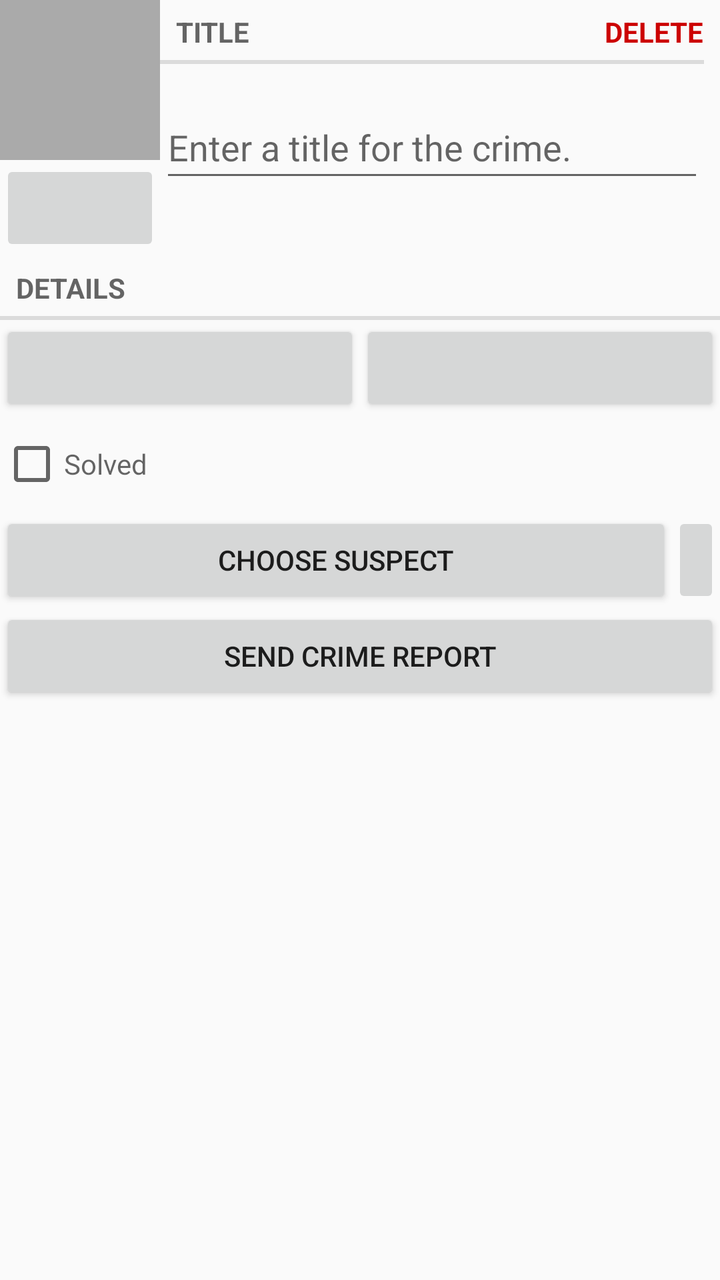
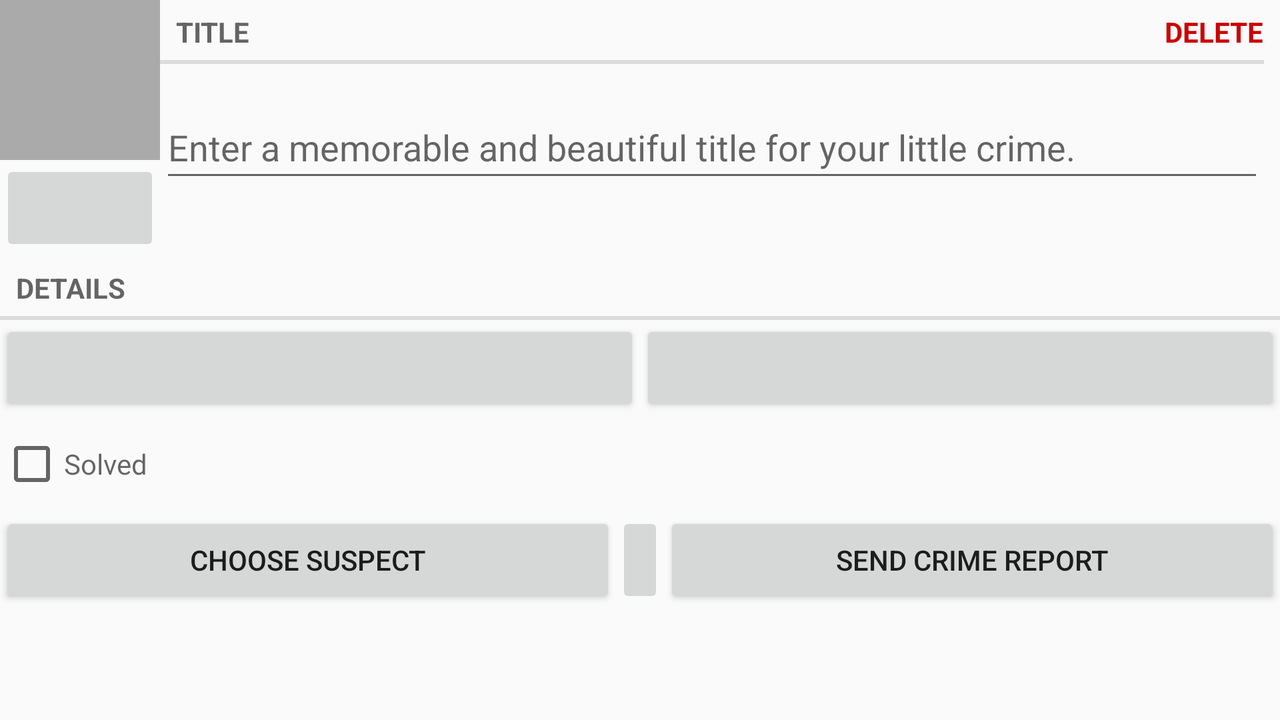

One screen, two layout resources from the same app: the default and the author's alternative for another configuration. Each is rendered where Android would select it; the XML of both is given below.
<!-- AndroidManifest.xml: application theme AppTheme -->
<!-- res/layout/fragment_crime.xml -->
<?xml version="1.0" encoding="utf-8"?>
<LinearLayout xmlns:android="http://schemas.android.com/apk/res/android"
    xmlns:app="http://schemas.android.com/apk/res-auto"
    xmlns:tools="http://schemas.android.com/tools"
    android:layout_width="match_parent"
    android:layout_height="wrap_content"
    android:layout_margin="16dp"
    android:orientation="vertical">

    <LinearLayout
        android:layout_width="match_parent"
        android:layout_height="wrap_content"
        android:orientation="horizontal">

        <LinearLayout
            android:layout_width="wrap_content"
            android:layout_height="wrap_content"
            android:orientation="vertical">

            <ImageView
                android:id="@+id/crime_photo"
                android:layout_width="80dp"
                android:layout_height="80dp"
                android:scaleType="centerInside"
                android:cropToPadding="true"
                android:background="@android:color/darker_gray"
                android:focusable="true"
                android:contentDescription="@string/crime_photo_no_image_description"
                />

            <ImageButton
                android:id="@+id/crime_camera"
                android:layout_width="match_parent"
                android:layout_height="wrap_content"
                android:minHeight="48dp"
                android:src="@drawable/ic_menu_camera"
                android:contentDescription="@string/crime_photo_button_description"
                />

        </LinearLayout>

        <LinearLayout
            android:layout_width="match_parent"
            android:layout_height="wrap_content"
            android:layout_marginEnd="8dp"
            android:orientation="vertical">

        <androidx.constraintlayout.widget.ConstraintLayout
            android:id="@+id/constraintLayout"
            android:layout_width="match_parent"
            android:layout_height="wrap_content"
            android:minHeight="48dp">

            <TextView
                android:id="@+id/title_text_view"
                style="?android:listSeparatorTextViewStyle"
                android:layout_width="0dp"
                android:layout_height="wrap_content"
                android:text="@string/crime_title_label"
                app:layout_constraintEnd_toStartOf="@id/delete_text_view"
                app:layout_constraintStart_toStartOf="parent"
                app:layout_constraintTop_toTopOf="parent"
                android:labelFor="@+id/crime_title"
                />

            <TextView
                android:id="@+id/delete_text_view"
                style="?android:listSeparatorTextViewStyle"
                android:layout_width="wrap_content"
                android:layout_height="match_parent"
                android:gravity="center"
                android:text="@string/crime_delete"
                android:textColor="@android:color/holo_red_dark"
                android:textStyle="bold"
                app:layout_constraintEnd_toEndOf="parent"
                app:layout_constraintStart_toEndOf="@+id/title_text_view"
                app:layout_constraintTop_toTopOf="parent" />

        </androidx.constraintlayout.widget.ConstraintLayout>

        <EditText
            android:id="@id/crime_title"
            android:layout_width="match_parent"
            android:layout_height="wrap_content"
            android:minHeight="48dp"
            android:hint="@string/crime_title_hint"
            android:inputType="text"
            android:importantForAutofill="no"
            tools:ignore="LabelFor" />

        </LinearLayout>
    </LinearLayout>

    <TextView
        style="?android:listSeparatorTextViewStyle"
        android:layout_width="match_parent"
        android:layout_height="wrap_content"
        android:text="@string/crime_details_label" />

    <androidx.constraintlayout.widget.ConstraintLayout
        android:layout_width="match_parent"
        android:layout_height="wrap_content"
        android:orientation="horizontal">

        <Button
            android:id="@+id/crime_date"
            android:layout_width="0dp"
            android:layout_height="wrap_content"
            app:layout_constraintStart_toStartOf="parent"
            app:layout_constraintEnd_toStartOf="@id/crime_time"
            app:layout_constraintTop_toTopOf="parent"
            app:layout_constraintBottom_toBottomOf="parent"
            />

        <Button
            android:id="@+id/crime_time"
            android:layout_width="0dp"
            android:layout_height="0dp"
            app:layout_constraintStart_toEndOf="@id/crime_date"
            app:layout_constraintEnd_toEndOf="parent"
            app:layout_constraintTop_toTopOf="@id/crime_date"
            app:layout_constraintBottom_toBottomOf="@id/crime_date"
            />

    </androidx.constraintlayout.widget.ConstraintLayout>

    <CheckBox
        android:id="@+id/crime_solved"
        android:layout_width="match_parent"
        android:layout_height="wrap_content"
        android:minHeight="48dp"
        android:hint="@string/crime_solved_label"/>

    <androidx.constraintlayout.widget.ConstraintLayout
        android:layout_width="match_parent"
        android:layout_height="wrap_content">

        <Button
            android:id="@+id/choose_suspect"
            android:layout_width="0dp"
            android:layout_height="wrap_content"
            android:text="@string/crime_suspect_text"
            app:layout_constraintEnd_toStartOf="@id/call_suspect"
            app:layout_constraintStart_toStartOf="parent"
            app:layout_constraintTop_toTopOf="parent"
            app:layout_constraintBottom_toBottomOf="parent"
            />

        <ImageButton
            android:id="@+id/call_suspect"
            android:layout_width="wrap_content"
            android:layout_height="0dp"
            android:src="@drawable/ic_phone_button"
            app:layout_constraintEnd_toEndOf="parent"
            app:layout_constraintStart_toEndOf="@id/choose_suspect"
            app:layout_constraintTop_toTopOf="parent"
            app:layout_constraintBottom_toBottomOf="parent"
            android:contentDescription="@string/crime_suspect_call_desc" />

    </androidx.constraintlayout.widget.ConstraintLayout>

    <Button
        android:id="@+id/crime_report"
        android:layout_width="match_parent"
        android:layout_height="wrap_content"
        android:text="@string/crime_report_text"/>

</LinearLayout>
<!-- resources referenced by this layout -->
<resources>
  <string name="crime_delete">Delete</string>
  <string name="crime_details_label">Details</string>
  <string name="crime_photo_button_description">Take a photo of the crime scene</string>
  <string name="crime_photo_no_image_description">Crime scene photo (not set)</string>
  <string name="crime_report_text">Send Crime Report</string>
  <string name="crime_solved_label">Solved</string>
  <string name="crime_suspect_call_desc">Call suspect</string>
  <string name="crime_suspect_text">Choose suspect</string>
  <string name="crime_title_hint">Enter a title for the crime.</string>
  <string name="crime_title_label">Title</string>
  <style name="AppTheme" parent="Theme.AppCompat.Light.DarkActionBar">
          
          <item name="colorPrimary">@color/colorPrimary</item>
          <item name="colorPrimaryDark">@color/colorPrimaryDark</item>
          <item name="colorAccent">@color/colorAccent</item>
      </style>
  <color name="colorPrimary">#008577</color>
  <color name="colorPrimaryDark">#00574B</color>
  <color name="colorAccent">#D81B60</color>
</resources>
<!-- res/layout-land/fragment_crime.xml (the author's variant of the layout above) -->
<!-- drawn on the phone turned sideways -->
<?xml version="1.0" encoding="utf-8"?>
<ScrollView xmlns:android="http://schemas.android.com/apk/res/android"
    xmlns:app="http://schemas.android.com/apk/res-auto"
    android:layout_width="match_parent"
    android:layout_height="wrap_content"
    android:layout_margin="16dp">

    <LinearLayout
        android:layout_width="match_parent"
        android:layout_height="wrap_content"
        android:orientation="vertical">

        <LinearLayout
            android:layout_width="match_parent"
            android:layout_height="wrap_content"
            android:orientation="horizontal">

            <LinearLayout
                android:layout_width="wrap_content"
                android:layout_height="wrap_content"
                android:orientation="vertical">

                <ImageView
                    android:id="@+id/crime_photo"
                    android:layout_width="80dp"
                    android:layout_height="80dp"
                    android:scaleType="centerInside"
                    android:cropToPadding="true"
                    android:background="@android:color/darker_gray"
                    android:focusable="true"
                    android:contentDescription="@string/crime_photo_no_image_description"
                    />

                <ImageButton
                    android:id="@+id/crime_camera"
                    android:layout_width="match_parent"
                    android:layout_height="wrap_content"
                    android:minHeight="48dp"
                    android:src="@drawable/ic_menu_camera"
                    android:contentDescription="@string/crime_photo_button_description"
                    />

            </LinearLayout>

            <LinearLayout
                android:layout_width="match_parent"
                android:layout_height="wrap_content"
                android:layout_marginEnd="8dp"
                android:orientation="vertical">

                <androidx.constraintlayout.widget.ConstraintLayout
                    android:id="@+id/constraintLayout"
                    android:layout_width="match_parent"
                    android:layout_height="wrap_content"
                    android:minHeight="48dp"
                    >

                    <TextView
                        android:id="@+id/title_text_view"
                        style="?android:listSeparatorTextViewStyle"
                        android:layout_width="0dp"
                        android:layout_height="wrap_content"
                        android:text="@string/crime_title_label"
                        app:layout_constraintEnd_toStartOf="@id/delete_text_view"
                        app:layout_constraintStart_toStartOf="parent"
                        app:layout_constraintTop_toTopOf="parent" />

                    <TextView
                        android:id="@+id/delete_text_view"
                        style="?android:listSeparatorTextViewStyle"
                        android:layout_width="wrap_content"
                        android:layout_height="match_parent"
                        android:gravity="center"
                        android:text="@string/crime_delete"
                        android:textColor="@android:color/holo_red_dark"
                        android:textStyle="bold"
                        app:layout_constraintEnd_toEndOf="parent"
                        app:layout_constraintStart_toEndOf="@+id/title_text_view"
                        app:layout_constraintTop_toTopOf="parent" />

                </androidx.constraintlayout.widget.ConstraintLayout>

                <EditText
                    android:id="@+id/crime_title"
                    android:layout_width="match_parent"
                    android:layout_height="wrap_content"
                    android:minHeight="48dp"
                    android:hint="@string/crime_title_hint"
                    android:inputType="text"
                    android:importantForAutofill="no" />

            </LinearLayout>
        </LinearLayout>

        <TextView
            style="?android:listSeparatorTextViewStyle"
            android:layout_width="match_parent"
            android:layout_height="wrap_content"
            android:text="@string/crime_details_label"/>

        <androidx.constraintlayout.widget.ConstraintLayout
            android:layout_width="match_parent"
            android:layout_height="wrap_content"
            android:orientation="horizontal">

            <Button
                android:id="@+id/crime_date"
                android:layout_width="0dp"
                android:layout_height="wrap_content"
                app:layout_constraintStart_toStartOf="parent"
                app:layout_constraintEnd_toStartOf="@id/crime_time"
                app:layout_constraintTop_toTopOf="parent"
                app:layout_constraintBottom_toBottomOf="parent"
                />

            <Button
                android:id="@+id/crime_time"
                android:layout_width="0dp"
                android:layout_height="0dp"
                app:layout_constraintStart_toEndOf="@id/crime_date"
                app:layout_constraintEnd_toEndOf="parent"
                app:layout_constraintTop_toTopOf="@id/crime_date"
                app:layout_constraintBottom_toBottomOf="@id/crime_date"
                />

        </androidx.constraintlayout.widget.ConstraintLayout>

        <CheckBox
            android:id="@+id/crime_solved"
            android:layout_width="match_parent"
            android:layout_height="wrap_content"
            android:minHeight="48dp"
            android:hint="@string/crime_solved_label" />

        <androidx.constraintlayout.widget.ConstraintLayout
            android:layout_width="match_parent"
            android:layout_height="wrap_content"
            android:orientation="horizontal">

            <Button
                android:id="@+id/choose_suspect"
                android:layout_width="0dp"
                android:layout_height="wrap_content"
                android:text="@string/crime_suspect_text"
                app:layout_constraintStart_toStartOf="parent"
                app:layout_constraintEnd_toStartOf="@id/call_suspect"
                app:layout_constraintTop_toTopOf="parent"
                app:layout_constraintBottom_toBottomOf="parent"
                />

            <ImageButton
                android:id="@+id/call_suspect"
                android:layout_width="wrap_content"
                android:layout_height="0dp"
                android:src="@drawable/ic_phone_button"
                app:layout_constraintStart_toEndOf="@id/choose_suspect"
                app:layout_constraintEnd_toEndOf="@id/crime_report"
                app:layout_constraintTop_toTopOf="parent"
                app:layout_constraintBottom_toBottomOf="parent"
                android:contentDescription="@string/crime_suspect_call_desc" />

            <Button
                android:id="@+id/crime_report"
                android:layout_width="0dp"
                android:layout_height="0dp"
                android:text="@string/crime_report_text"
                app:layout_constraintStart_toEndOf="@id/call_suspect"
                app:layout_constraintEnd_toEndOf="parent"
                app:layout_constraintTop_toTopOf="@id/choose_suspect"
                app:layout_constraintBottom_toBottomOf="@id/choose_suspect"
                />

        </androidx.constraintlayout.widget.ConstraintLayout>

    </LinearLayout>

</ScrollView>
<!-- resources referenced by the variant -->
<!-- as the phone turned sideways resolves them -->
<resources>
  <string name="crime_delete">Delete</string>
  <string name="crime_details_label">Details</string>
  <string name="crime_photo_button_description">Take a photo of the crime scene</string>
  <string name="crime_photo_no_image_description">Crime scene photo (not set)</string>
  <string name="crime_report_text">Send Crime Report</string>
  <string name="crime_solved_label">Solved</string>
  <string name="crime_suspect_call_desc">Call suspect</string>
  <string name="crime_suspect_text">Choose suspect</string>
  <!-- from res/values-w600dp/ -->
  <string name="crime_title_hint">Enter a memorable and beautiful title for your little crime.</string>
  <string name="crime_title_label">Title</string>
  <style name="AppTheme" parent="Theme.AppCompat.Light.DarkActionBar">
          
          <item name="colorPrimary">@color/colorPrimary</item>
          <item name="colorPrimaryDark">@color/colorPrimaryDark</item>
          <item name="colorAccent">@color/colorAccent</item>
      </style>
  <color name="colorPrimary">#008577</color>
  <color name="colorPrimaryDark">#00574B</color>
  <color name="colorAccent">#D81B60</color>
</resources>
